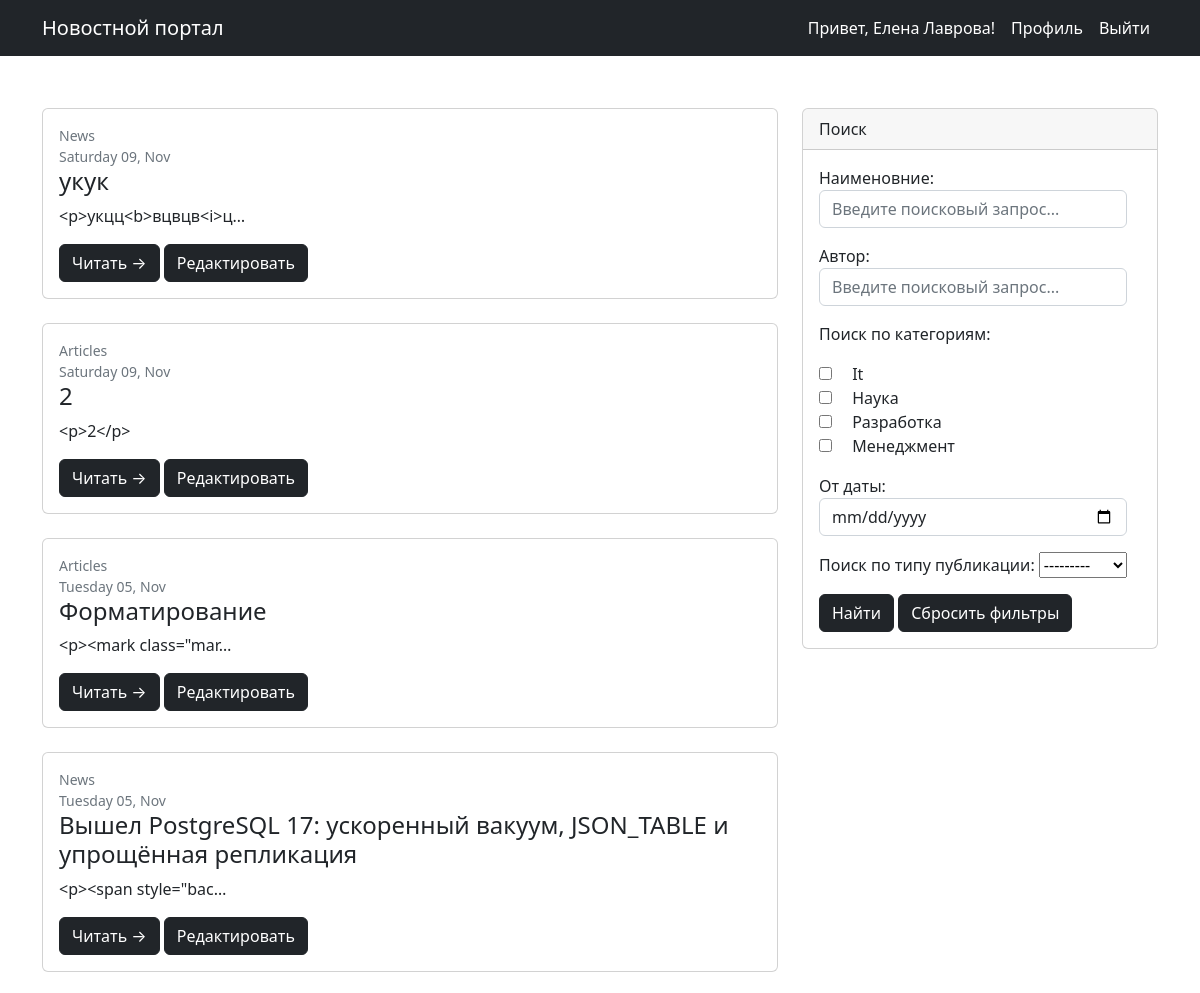
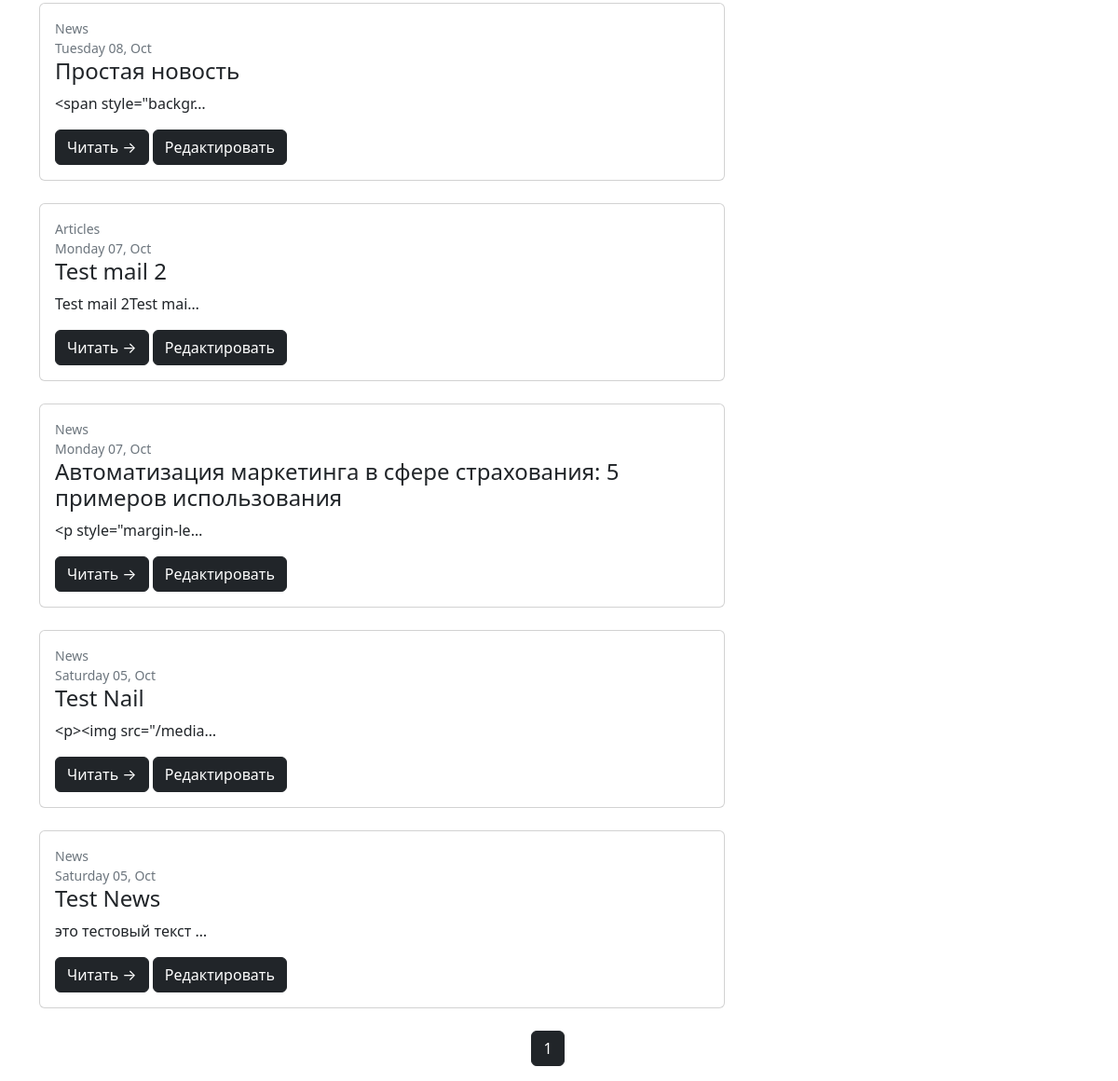
Screenshot of /search/ (signed in) with the database file from the repository (2 pictures, top to bottom).
### news/models.py (models this page shows, shortened)
class Post(models.Model):
    ARTICLES = 'Articles'
    NEWS = 'News'
    TYPE_POST = [
        (ARTICLES, 'Статья'),
        (NEWS, 'Новость')
    ]
    title = models.CharField(max_length=150)  # Наименование статьи (заголовок)
    publishing_date = models.DateTimeField(auto_now_add=True)  # Дата и время создания
    text = models.TextField()  # Текст статьи
    category = models.ManyToManyField(Category, through='PostCategory')  # На какую тему статья
    type_post = models.CharField(max_length=10,
                                 choices=TYPE_POST,
                                 default=ARTICLES)  # Тип публикации
    author = models.ForeignKey(Author, on_delete=models.CASCADE)  # связь между «Автором» и «Статьей».
    rating = models.FloatField(default=0)  # Популярность статьи (рейтинг)

### news/views.py (the view)
# urls.py: path('', PostList.as_view(), name='post_list'),
class PostList(LoginRequiredMixin, ListView):
    model = Post
    ordering = '-publishing_date'
    template_name = 'all_news.html'
    context_object_name = 'all_news'
    paginate_by = 10
    def get_queryset(self):
        queryset = super().get_queryset()
        self.filter_posts = PostFilter(self.request.GET, queryset)
        return self.filter_posts.qs
    def get_context_data(self, **kwargs):
        context = super().get_context_data(**kwargs)
        context['filter_posts'] = self.filter_posts
        context['user_id'] = self.request.user.id
        context['is_not_authors'] = not self.request.user.groups.filter(name='authors').exists()
        return context

### news/models.py (called while the page is built)
    def __str__(self):
        return self.name.title()

### news/templatetags/custom_filters.py (called while the page is built)
@register.filter()
def censor(text):
    for word in WORDS['words']:
        text = re.sub(f'\\b{word}\\b', f"{word[0]}{word[1:].__len__() * '*'}", text, flags=re.I)
    return text

### news/templates/all_news.html (shortened to what this page needs)
{% extends 'default.html' %}
{% load custom_filters %}
{% load custom_tags %}
{% block content %}
    <div class="col-lg-8">
        {% if all_news %}
            {% for news in all_news %}
                <div class="card mb-4">
                    <div class="card-body">
                        <div class="small text-muted">{{ news.type_post }}</div>
                        <div class="small text-muted">{{ news.publishing_date|date:'l d, M' }}</div>
                        <h2 class="card-title h4">{{ news.title|censor }}</h2>
                        <p class="card-text">{{ news.text|truncatechars:20|censor }}</p>
                        <a class="btn btn-primary" href="/news/{{ news.id }}">Читать →</a>
                        {% if news.author.user.id == user_id %}
                            <a class="btn btn-primary" href="/{{ news.type_post|lower }}/{{ news.id }}/edit">Редактировать</a>
                        {% endif %}
                    </div>
                </div>
            {% endfor %}
        {% else %}
           <h2>Публикации не найдены!</h2>
        {% endif %}
    </div>
    <div class="col-lg-4">
        <div class="card mb-4">
            <div class="card-header">Поиск</div>
            <div class="card-body">
                <div class="input-group">
                    <form action="/search" method="GET">
                        {{ filter_posts.form.as_p }}
                        <input class="btn btn-primary" type="submit" value="Найти"/>
                        <a class="btn btn-primary" role="button" href="{{ request.path }}">Сбросить фильтры</a>
                    </form>
                </div>
            </div>
        </div>
    </div>
    {% if page_obj %}
        <div class="row">
        <nav aria-label="Page navigation example">
            <ul class="pagination justify-content-center">
                <li class="page-item active" aria-current="page"><a class="page-link" href="#">{{ page_obj.number }}</a></li>
            </ul>
        </nav>
    </div>
    {% endif %}
{% endblock content %}

### templates/default.html (shortened to what this page needs)
<!DOCTYPE html>
<html lang="en">
    <head>
        {% load static %}
        <link href="{% static 'css/styles.css' %}" rel="stylesheet" />
    </head>
    <body>
        <nav class="navbar navbar-expand-lg navbar-dark bg-dark">
            <div class="container">
                <a class="navbar-brand" href="/">Новостной портал</a>
                <div class="collapse navbar-collapse" id="navbarSupportedContent">
                    <ul class="navbar-nav ms-auto mb-2 mb-lg-0">
                        <li class="nav-item"><a class="nav-link active">Привет, {{ request.user.first_name }} {{ request.user.last_name}}!</a></li>
                        <li class="nav-item"><a class="nav-link active" aria-current="page" href="/sign/user_account">Профиль</a></li>
                        <li class="nav-item"><a class="nav-link active" aria-current="page" href="/accounts/logout">Выйти</a></li>
                    </ul>
                </div>
            </div>
        </nav>
        <div class="container mt-5">
            <div class="row">
               {% block content %}
               {% endblock content %}
           </div>
        </div>
    </body>
</html>

### rows the page displays
Post: type_post "News", publishing_date "Saturday 09, Nov", title|censor "укук", text|censor "<p>укцц<b>вцвцв<i>ц…"
Post: type_post "Articles", publishing_date "Saturday 09, Nov", title|censor "2", text|censor "<p>2</p>"
Post: type_post "Articles", publishing_date "Tuesday 05, Nov", title|censor "Форматирование", text|censor "<p><mark class=\"mar…"
Post: type_post "News", publishing_date "Tuesday 05, Nov", title|censor "Вышел PostgreSQL 17: ускоренный вакуум, JSON_TABLE и упрощённая репликация", text|censor "<p><span style=\"bac…"
Post: type_post "News", publishing_date "Tuesday 08, Oct", title|censor "Простая новость", text|censor "<span style=\"backgr…"
Post: type_post "Articles", publishing_date "Monday 07, Oct", title|censor "Test mail 2", text|censor "Test mail 2Test mai…"
Post: type_post "News", publishing_date "Monday 07, Oct", title|censor "Автоматизация маркетинга в сфере страхования: 5 примеров использования", text|censor "<p style=\"margin-le…"
Post: type_post "News", publishing_date "Saturday 05, Oct", title|censor "Test Nail", text|censor "<p><img src=\"/media…"
Post: type_post "News", publishing_date "Saturday 05, Oct", title|censor "Test News", text|censor "это тестовый текст …"

### other values shown
{{ request.user.first_name }} "Елена"
{{ request.user.last_name }} "Лаврова"
{{ page_obj.number }} "1"
